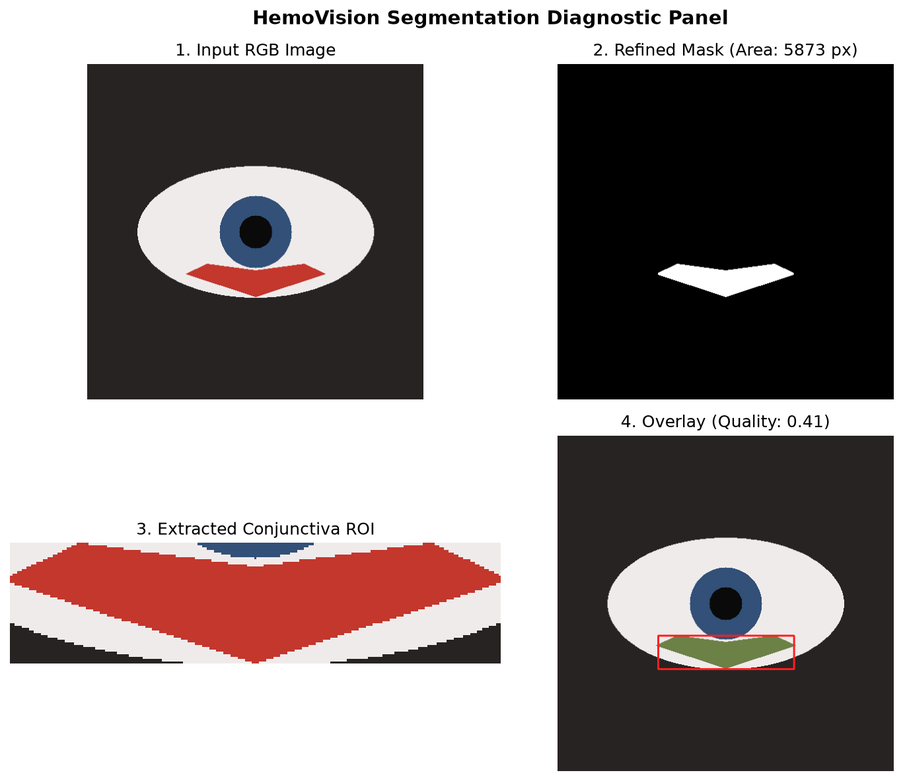
#> input picture research/results/segmentation/diagnostic_panel.png, 903 x 781 px, shrunk from 1367 x 1183 before the run; its folder holds only this picture in this run
$ python benchmark.py
#> lines starting #> are read from the running program, lines starting #| are printed output that depends on the picture; after the words box and inside, x2 and y2 are one past the last pixel; in counts of white or black regions, pixels touching at a corner belong together
### ml/src/segmentation/conjunctiva_segmenter.py
"""
HemoVision — Phase 7: Palpebral Conjunctiva Localization & Segmentation

Modular architecture supporting classical computer vision baselines (ClassicalCVSegmenter / ConjunctivaSegmenter)
and extensible interfaces for future deep learning segmentation models (UNet, MobileNet).
"""

from abc import ABC, abstractmethod
from pathlib import Path
import time
from typing import Dict, Any, Optional, Tuple
try:
    import yaml
except ImportError:
    yaml = None
import numpy as np
import cv2

from ml.src.segmentation.segmentation_result import SegmentationResult
from ml.src.segmentation.eye_detector import EyeDetector
from ml.src.segmentation.eyelid_detector import EyelidDetector
from ml.src.segmentation.morphological_refinement import MorphologicalRefiner
from ml.src.segmentation.roi_extractor import ROIExtractor
from ml.src.segmentation.visualization import SegmentationVisualizer


# [12 lines left out: functions calculate_iou, calculate_dice, not called in this run]


class AbstractSegmenter(ABC):
    """Abstract base interface for palpebral conjunctiva segmentation models."""

    @abstractmethod
    def segment(self, image_rgb: np.ndarray) -> SegmentationResult:
        pass


class ClassicalCVSegmenter(AbstractSegmenter):
    """
    Classical Computer Vision baseline for lower palpebral conjunctiva segmentation.
    Combines multi-colorspace thresholding (CIELAB a*, HSV H/S/V), morphological operations,
    and connected-component spatial filtering.
    """

    def __init__(
        self,
        config_path: Optional[str] = "ml/configs/segmentation.yaml",
        min_hue: int = 0,
        max_hue: int = 25,
        min_sat: int = 30,
        max_sat: int = 255,
        min_val: int = 40,
        max_val: int = 255,
        min_a_star: int = 135,
        morph_kernel_size: int = 5,
        min_roi_area: int = 100,
    ):
        self.config = {}
        if config_path and Path(config_path).exists() and yaml is not None:
            try:
                with open(config_path, "r", encoding="utf-8") as f:
                    self.config = yaml.safe_load(f) or {}
            except Exception:
                self.config = {}

        cs_cfg = self.config.get("color_space", {})
        hsv1_cfg = cs_cfg.get("hsv_red1", {})
        hsv2_cfg = cs_cfg.get("hsv_red2", {})
        morph_cfg = self.config.get("morphology", {})
        comp_cfg = self.config.get("component_filtering", {})
        roi_cfg = self.config.get("roi_constraints", {})
        q_cfg = self.config.get("quality_gate", {})

        # Color Space bounds (override with explicit init arguments if non-default)
        self.min_a_star = min_a_star if min_a_star != 135 else cs_cfg.get("lab_a_min", 135)

        self.min_hue1 = min_hue if min_hue != 0 else hsv1_cfg.get("hue_min", 0)
        self.max_hue1 = max_hue if max_hue != 25 else hsv1_cfg.get("hue_max", 25)
        self.min_sat1 = min_sat if min_sat != 30 else hsv1_cfg.get("sat_min", 30)
        self.max_sat1 = max_sat if max_sat != 255 else hsv1_cfg.get("sat_max", 255)
        self.min_val1 = min_val if min_val != 40 else hsv1_cfg.get("val_min", 40)
        self.max_val1 = max_val if max_val != 255 else hsv1_cfg.get("val_max", 255)

        self.min_hue2 = hsv2_cfg.get("hue_min", 160)
        self.max_hue2 = hsv2_cfg.get("hue_max", 180)
        self.min_sat2 = hsv2_cfg.get("sat_min", self.min_sat1)
        self.max_sat2 = hsv2_cfg.get("sat_max", self.max_sat1)
        self.min_val2 = hsv2_cfg.get("val_min", self.min_val1)
        self.max_val2 = hsv2_cfg.get("val_max", self.max_val1)

        # Detectors & Refiners
        self.eye_detector = EyeDetector()
        self.eyelid_detector = EyelidDetector(
            y_start_ratio=roi_cfg.get("y_start_ratio", 0.15),
            y_end_ratio=roi_cfg.get("y_end_ratio", 0.95)
        )
        self.morph_refiner = MorphologicalRefiner(
            kernel_size=morph_cfg.get("kernel_size", morph_kernel_size),
            min_component_area=comp_cfg.get("min_component_area_pixels", min_roi_area),
            max_component_area_ratio=comp_cfg.get("max_component_area_ratio", 0.35),
            min_aspect_ratio=comp_cfg.get("min_aspect_ratio", 0.5),
            max_aspect_ratio=comp_cfg.get("max_aspect_ratio", 6.0),
        )
        self.roi_extractor = ROIExtractor(
            min_area_pixels=q_cfg.get("min_roi_area_pixels", min_roi_area),
            max_area_ratio=q_cfg.get("max_roi_area_ratio", 0.45)
        )
#> in run_benchmark, bgr is the input picture: shape (781, 903, 3); mean B, G, R 141.2, 141.4, 150

    def segment(self, image_rgb: np.ndarray) -> SegmentationResult:
        """
        Executes classical CV segmentation pipeline and measures runtime.
        """
        start_time = time.perf_counter()

        if image_rgb is None or image_rgb.size == 0 or len(image_rgb.shape) != 3:
            raise ValueError("Input image must be a non-empty 3-channel uint8 array.")

        height, width, _ = image_rgb.shape

        # 1. Eye Region Detection
        eye_res = self.eye_detector.detect(image_rgb)
        if not eye_res.success:
            elapsed_ms = (time.perf_counter() - start_time) * 1000.0
            return SegmentationResult(
                success=False,
                mask=np.zeros((height, width), dtype=np.uint8),
                bounding_box=(0, 0, width, height),
                roi_image=image_rgb.copy(),
                roi_area_pixels=0,
                roi_area_ratio=0.0,
                segmentation_quality=0.0,
                failure_reason=eye_res.failure_reason or "eye_not_detected",
                method="classical_cv",
                quality_flags={"eye_detected": False},
                processing_time_ms=elapsed_ms
            )

        # 2. Lower Eyelid Candidate Localization
        eyelid_res = self.eyelid_detector.detect_lower_eyelid(image_rgb, eye_res.bounding_box)

        # 3. Colorspace Analysis (HSV + CIELAB a*)
        hsv = cv2.cvtColor(image_rgb, cv2.COLOR_RGB2HSV)
        lower_red1 = np.array([self.min_hue1, self.min_sat1, self.min_val1], dtype=np.uint8)
        upper_red1 = np.array([self.max_hue1, self.max_sat1, self.max_val1], dtype=np.uint8)
        lower_red2 = np.array([self.min_hue2, self.min_sat2, self.min_val2], dtype=np.uint8)
        upper_red2 = np.array([self.max_hue2, self.max_sat2, self.max_val2], dtype=np.uint8)

        mask_hsv1 = cv2.inRange(hsv, lower_red1, upper_red1)
        mask_hsv2 = cv2.inRange(hsv, lower_red2, upper_red2)
        mask_hsv = cv2.bitwise_or(mask_hsv1, mask_hsv2)

        lab = cv2.cvtColor(image_rgb, cv2.COLOR_RGB2LAB)
        a_channel = lab[:, :, 1]
        _, mask_lab = cv2.threshold(a_channel, self.min_a_star, 255, cv2.THRESH_BINARY)

        color_mask = cv2.bitwise_and(mask_hsv, mask_lab)
        candidate_color_mask = cv2.bitwise_and(color_mask, eyelid_res.candidate_mask)

        # 4. Morphological Refinement & Component Filtering
        refined_mask = self.morph_refiner.refine(candidate_color_mask)

        # 5. ROI Extraction & Quality Gate Evaluation
        roi_res = self.roi_extractor.extract(image_rgb, refined_mask)
        elapsed_ms = (time.perf_counter() - start_time) * 1000.0

        if not roi_res.success:
            return SegmentationResult(
                success=False,
                mask=refined_mask,
                bounding_box=roi_res.bounding_box,
                roi_image=roi_res.roi_image,
                roi_area_pixels=roi_res.roi_area_pixels,
                roi_area_ratio=roi_res.roi_area_ratio,
                segmentation_quality=0.0,
                failure_reason=roi_res.failure_reason or "segmentation_failed",
                method="classical_cv",
                quality_flags=roi_res.quality_flags,
                processing_time_ms=elapsed_ms
            )

        # Generate Visual Overlay
        overlay = SegmentationVisualizer.create_overlay(image_rgb, refined_mask, roi_res.bounding_box)

        # Algorithmic Segmentation Quality Score
        quality_score = min(1.0, float(0.4 * eye_res.eye_region_quality + 0.6 * min(1.0, roi_res.roi_area_ratio / 0.15)))

        return SegmentationResult(
            success=True,
            mask=refined_mask,
            bounding_box=roi_res.bounding_box,
            roi_image=roi_res.roi_image,
            roi_area_pixels=roi_res.roi_area_pixels,
            roi_area_ratio=roi_res.roi_area_ratio,
            segmentation_quality=round(quality_score, 4),
            failure_reason=None,
            method="classical_cv",
            quality_flags=roi_res.quality_flags,
            processing_time_ms=elapsed_ms,
            visual_overlay=overlay
        )


# Alias ConjunctivaSegmenter to ClassicalCVSegmenter for backward compatibility
ConjunctivaSegmenter = ClassicalCVSegmenter


def create_segmenter(method: str = "classical_cv", config_path: str = "ml/configs/segmentation.yaml") -> ClassicalCVSegmenter:
    """Factory function creating a segmenter instance."""
    if method == "classical_cv":
        return ClassicalCVSegmenter(config_path=config_path)
    else:
        raise ValueError(f"Unknown segmentation method: '{method}'. Supported methods: ['classical_cv']")

### ml/src/segmentation/eye_detector.py
"""
HemoVision — Eye Region Detector
Detects the ocular/eyelid region from an eye image using edge density, intensity contrast, and reticle constraints.
"""

from dataclasses import dataclass
from typing import Tuple, Optional, Dict, Any
import numpy as np
import cv2


@dataclass
class EyeDetectionResult:
    success: bool
    bounding_box: Tuple[int, int, int, int]  # (x, y, w, h)
    eye_region_quality: float
    cropped_eye_rgb: Optional[np.ndarray] = None
    failure_reason: Optional[str] = None


class EyeDetector:
    """Detects and localizes the eye/ocular region in smartphone images."""

    def __init__(self, min_contrast: float = 5.0, min_edge_density: float = 0.001):
        self.min_contrast = min_contrast
        self.min_edge_density = min_edge_density

    def detect(self, image_rgb: np.ndarray) -> EyeDetectionResult:
        if image_rgb is None or image_rgb.size == 0 or len(image_rgb.shape) != 3:
            return EyeDetectionResult(
                success=False,
                bounding_box=(0, 0, 0, 0),
                eye_region_quality=0.0,
                failure_reason="invalid_image_dimensions"
            )

        h, w, _ = image_rgb.shape
        gray = cv2.cvtColor(image_rgb, cv2.COLOR_RGB2GRAY)
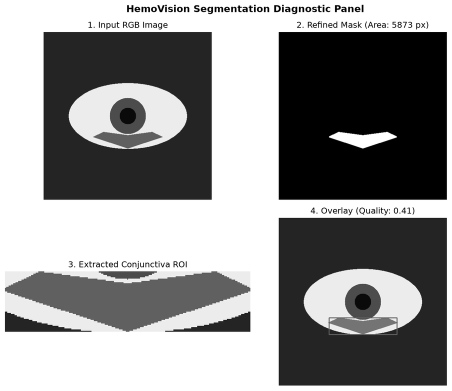
#> gray: shape (781, 903) (shown at 1/2 size); min 0, max 255, mean 143.8

        # Calculate contrast (standard deviation of gray intensity)
        contrast = float(np.std(gray))
#> contrast = 111.4
        if contrast < self.min_contrast:
            return EyeDetectionResult(
                success=False,
                bounding_box=(0, 0, w, h),
                eye_region_quality=0.0,
                failure_reason="eye_not_detected"
            )

        # Canny edge density check
        edges = cv2.Canny(gray, 30, 120)
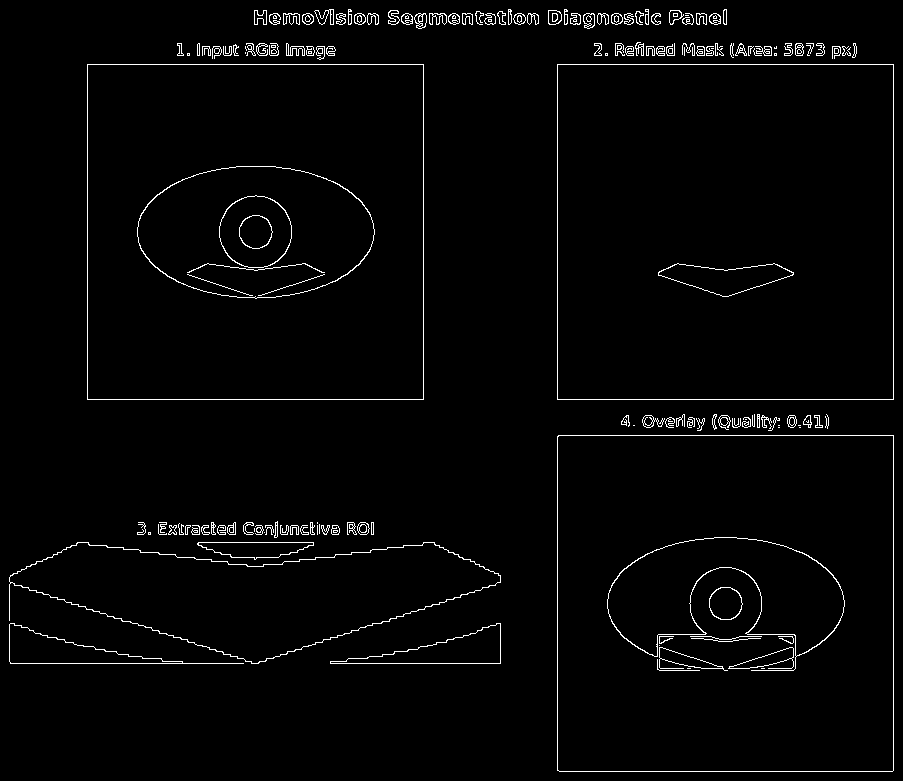
#> edges: shape (781, 903); 2.2% white in thin lines or dots
        edge_density = float(np.sum(edges > 0) / (h * w))
#> edge_density = 0.0219

        if edge_density < self.min_edge_density:
            return EyeDetectionResult(
                success=False,
                bounding_box=(0, 0, w, h),
                eye_region_quality=0.0,
                failure_reason="eye_not_detected"
            )

        # Find ocular bounding region
        contours, _ = cv2.findContours(edges, cv2.RETR_EXTERNAL, cv2.CHAIN_APPROX_SIMPLE)
#> contours = 152 contours, 69 with area under 20; largest, box (x1, y1, x2, y2) and area: (557, 435, 894, 772) 112894, (557, 64, 894, 400) 112560, (87, 64, 424, 400) 112560, (9, 542, 501, 664) 33048, (9, 623, 244, 664) 2920
#> (the rest of the program and of its run is left out)
